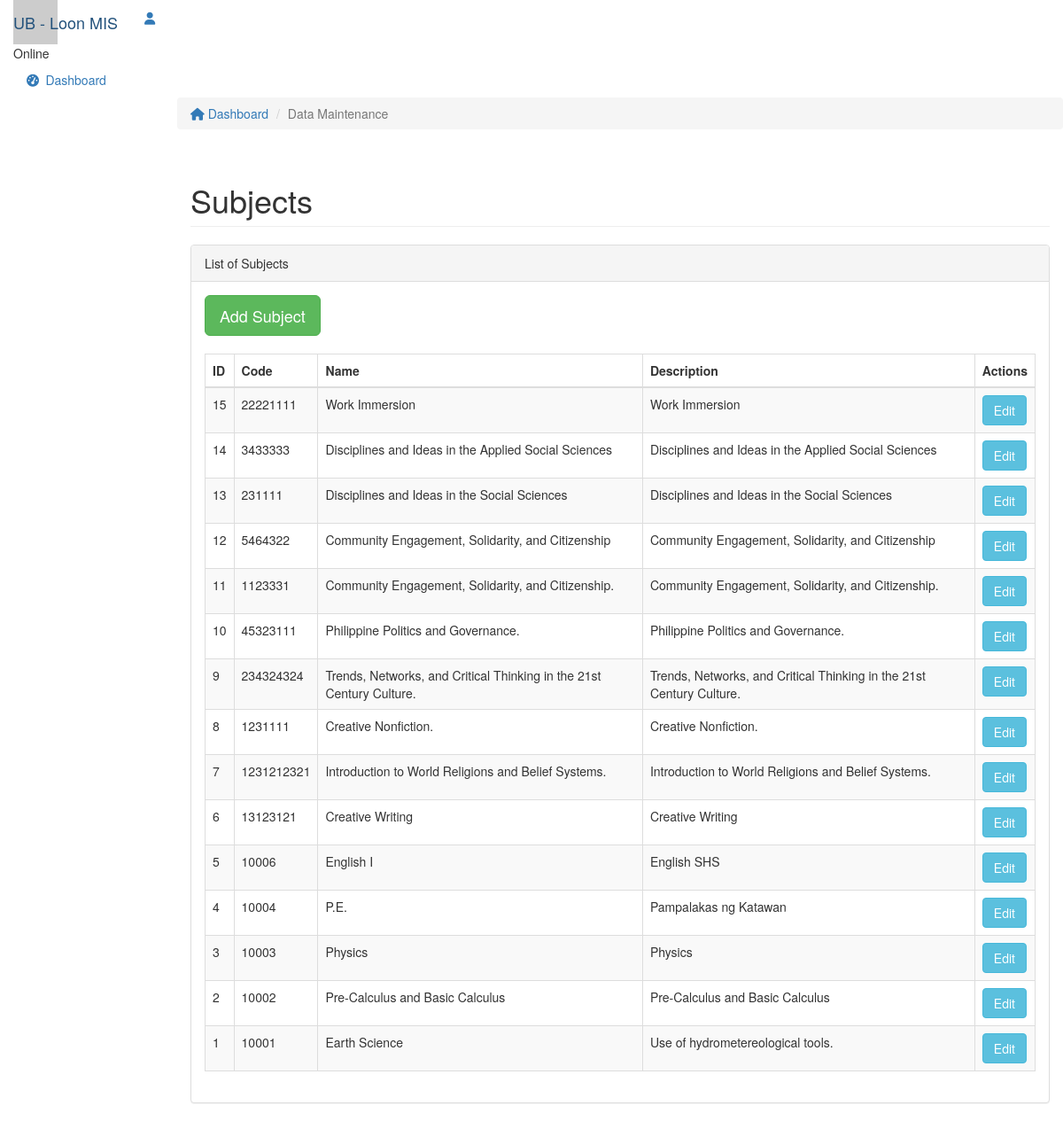
Before: /index.php/subject with the older database file.
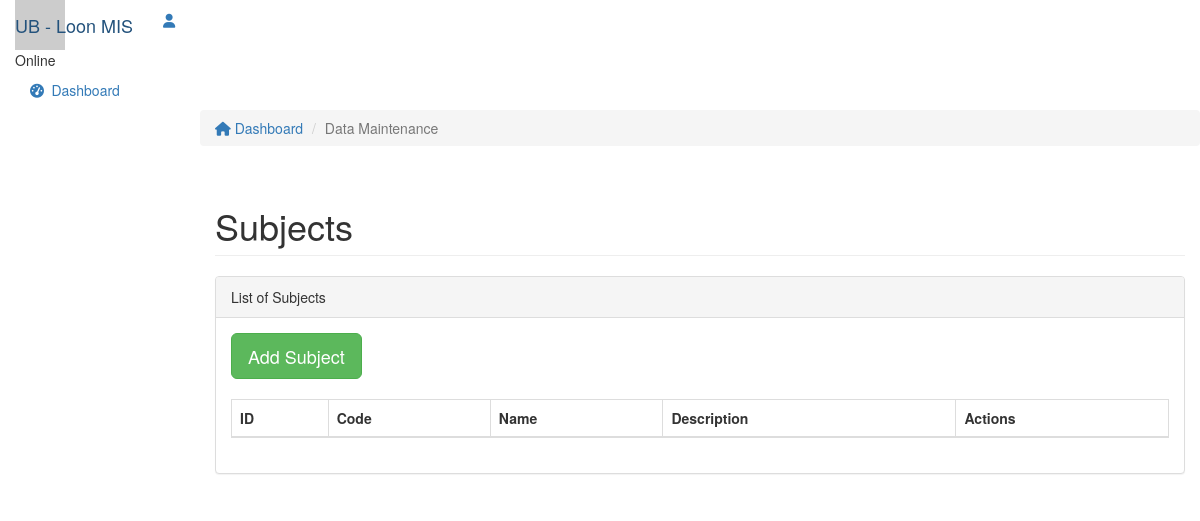
After: the same page with the newer database file.
### tables this page shows
CREATE TABLE `subjects` (
  `id` int(11) NOT NULL,
  `code` varchar(100) NOT NULL,
  `name` varchar(100) NOT NULL,
  `description` varchar(100) NOT NULL,
  `subject_sy` int(11) DEFAULT NULL,
  `subject_sem` int(11) DEFAULT NULL
);

### application/views/layouts/main.php (called while the page is built, shortened)
<?php
$this->load->view('parts/header');
$this->load->view($_view);
?>

### application/controllers/Subject.php (called while the page is built, shortened)
<?php
class Subject extends CI_Controller{
    function __construct()
    {
        $this->load->model('Subject_model');
    }
    function index()
    {
        $data['subjects'] = $this->Subject_model->get_all_subjects();
        $data['page_title'] = 'Subjects';
        $data['_view'] = 'subject/index';
        $this->load->view('layouts/main',$data);
    }
}

### index.php (called while the page is built, shortened)
<?php
require_once BASEPATH.'core/CodeIgniter.php';

### application/models/Subject_model.php (called while the page is built, shortened)
<?php
class Subject_model extends CI_Model
{
    function get_all_subjects()
    {
        $this->db->order_by('id', 'desc');
        return $this->db->get('subjects')->result_array();
    }
}

### application/views/subject/index.php (the view, shortened to what this page needs)
<div class="col-sm-9 col-sm-offset-3 col-lg-10 col-lg-offset-2 main">
		<div class="row">
			<ol class="breadcrumb">
				<li><a href="#">
					<em class="fa fa-home"></em> Dashboard
				</a></li>
				<li class="active">Data Maintenance</li>
			</ol>
		</div>
		<div class="row">
			<div class="col-lg-12">
				<h1 class="page-header">Subjects</h1>
			</div>
		</div>
		<div class="row">
			<div class="col-lg-12">
				<div class="panel panel-default">
					<div class="panel-heading">List of Subjects</div>
					<div class="panel-body">
						<div class="table-responsive">
							<div>
								<a href="<?php echo site_url('subject/add'); ?>" class="btn btn-success btn-lg">Add Subject</a>
							</div>
							<br>
								<table class="table table-striped table-bordered table-subject-list">
									<thead>
									    <tr>
											<th>ID</th>
											<th>Code</th>
											<th>Name</th>
											<th>Description</th>
											<th>Actions</th>
									    </tr>
									</thead>
									<tbody>
										<?php foreach($subjects as $s){ ?>
									    <tr>
											<td><?php echo $s['id']; ?></td>
											<td><?php echo $s['code']; ?></td>
											<td><?php echo $s['name']; ?></td>
											<td><?php echo $s['description']; ?></td>
											<td>
									            <a href="<?php echo site_url('subject/edit/'.$s['id']); ?>" class="btn btn-info btn-md">Edit</a>
									        </td>
									    </tr>
										<?php } ?>
										</tbody>
									</table>
							</div>
						</div>
					</div>
				</div>
			</div>
	</div>

### application/views/parts/header.php (shortened to what this page needs)
<!DOCTYPE html>
<html>
<head>
	<link href="<?php echo base_url('lumino/css/bootstrap.min.css');?>" rel="stylesheet">
	<link href="<?php echo base_url('lumino/css/font-awesome.min.css');?>" rel="stylesheet">
	<link href="<?php echo base_url('lumino/css/datepicker3.css');?>" rel="stylesheet">
	<link href="<?php echo base_url('lumino/css/styles.css');?>" rel="stylesheet">
	<link href="<?php echo base_url('lumino/css/styles.css');?>" rel="stylesheet">
	<link href="<?php echo base_url('datatables/css/dataTables.bootstrap.min.css');?>" rel="stylesheet">
	<link href="<?php echo base_url('bsselect/bootstrap-select.min.css');?>" rel="stylesheet">
</head>
<body>
	<nav class="navbar navbar-custom navbar-fixed-top" role="navigation">
		<div class="container-fluid">
			<div class="navbar-header">
				<a class="navbar-brand" href="#"><span>UB - </span>Loon MIS</a>
				 	<ul class="nav navbar-top-links navbar-right">
					<li class="dropdown"><a class="dropdown-toggle count-info" data-toggle="dropdown" href="#">
						<em class="fa fa-user"></em>
					</a>
					</li>
				</ul>
			</div>
		</div>
	</nav>
	<div id="sidebar-collapse" class="col-sm-3 col-lg-2 sidebar">
		<div class="profile-sidebar">
			<div class="profile-userpic">
				<img src="http://placehold.it/50/30a5ff/fff" class="img-responsive" alt="">
			</div>
			<div class="profile-usertitle">
				<div class="profile-usertitle-status"><span class="indicator label-success"></span>Online</div>
			</div>
		</div>
		<ul class="nav menu">
			<li><a href=""><em class="fa fa-dashboard">&nbsp;</em> Dashboard</a></li>
		</ul>
	</div>
	</body>
</html>

Changed rows visible on the page:
removed subjects: id "15", code "22221111", name "Work Immersion", description "Work Immersion"
removed subjects: id "14", code "3433333", name "Disciplines and Ideas in the Applied Social Sciences", description "Disciplines and Ideas in the Applied Social Sciences"
removed subjects: id "13", code "231111", name "Disciplines and Ideas in the Social Sciences", description "Disciplines and Ideas in the Social Sciences"
removed subjects: id "12", code "5464322", name "Community Engagement, Solidarity, and Citizenship", description "Community Engagement, Solidarity, and Citizenship"
removed subjects: id "11", code "1123331", name "Community Engagement, Solidarity, and Citizenship.", description "Community Engagement, Solidarity, and Citizenship."
removed subjects: id "10", code "45323111", name "Philippine Politics and Governance.", description "Philippine Politics and Governance."
removed subjects: id "9", code "234324324", name "Trends, Networks, and Critical Thinking in the 21st Century Culture.", description "Trends, Networks, and Critical Thinking in the 21st Century Culture."
removed subjects: id "8", code "1231111", name "Creative Nonfiction.", description "Creative Nonfiction."
removed subjects: id "7", code "1231212321", name "Introduction to World Religions and Belief Systems.", description "Introduction to World Religions and Belief Systems."
removed subjects: id "6", code "13123121", name "Creative Writing", description "Creative Writing"
removed subjects: id "5", code "10006", name "English I", description "English SHS"
removed subjects: id "4", code "10004", name "P.E.", description "Pampalakas ng Katawan"
removed subjects: id "3", code "10003", name "Physics", description "Physics"
removed subjects: id "2", code "10002", name "Pre-Calculus and Basic Calculus", description "Pre-Calculus and Basic Calculus"
removed subjects: id "1", code "10001", name "Earth Science", description "Use of hydrometereological tools."
